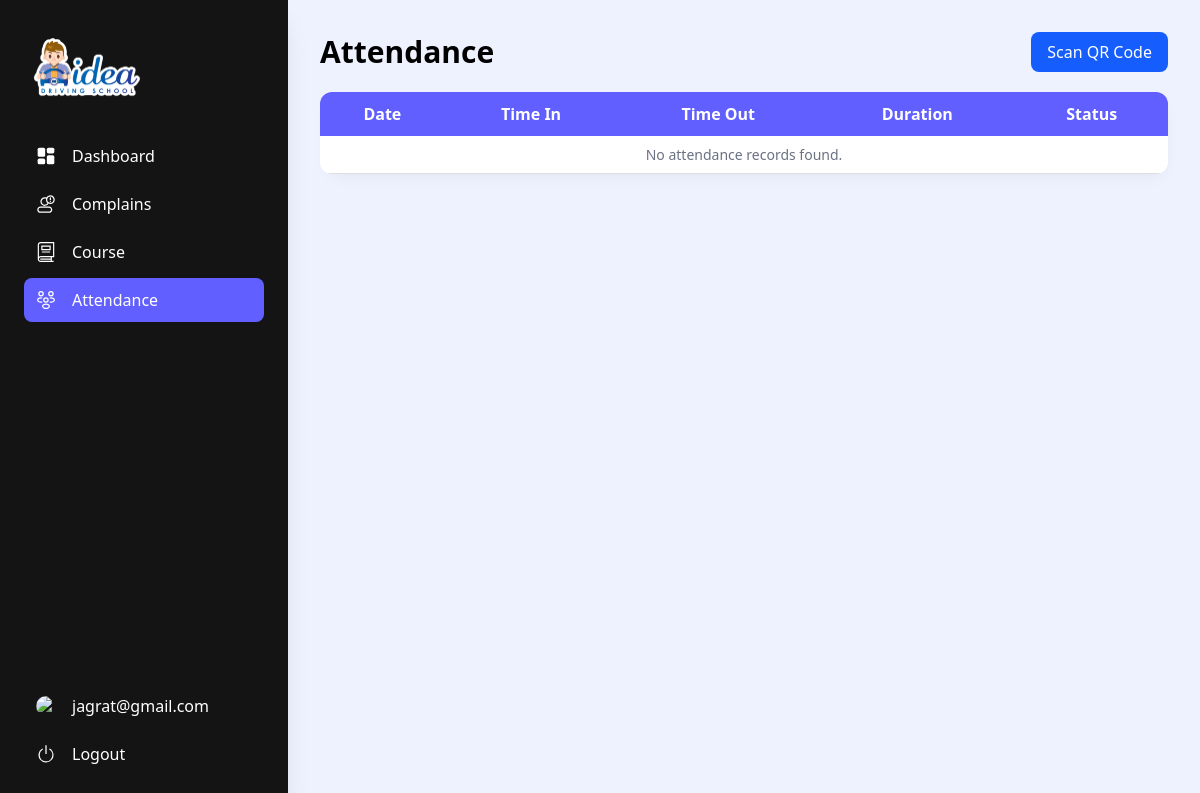
The app's page /student/manage-attendance/ (signed in), older data.
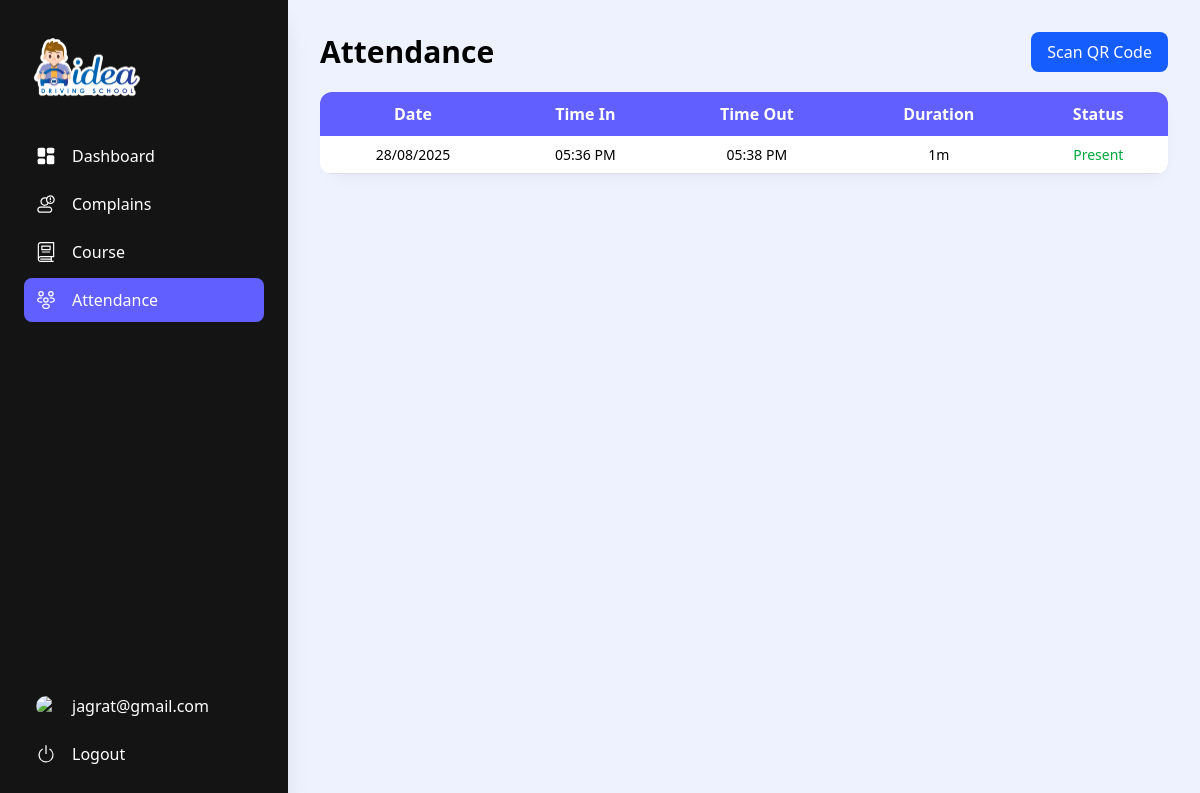
The same page, newer data.
### AdminPanel/models.py (models this page shows)
class Attendance(models.Model):
    choices = (
        ('Present', 'Present'),
        ('Absent', 'Absent'),
        ('Leave', 'Leave'),
    )
    class Meta:
        unique_together = ('student', 'date')
    student = models.ForeignKey(Student, on_delete=models.CASCADE)
    date = models.DateField()
    status = models.CharField(max_length=10,choices=choices,null=True,blank=True)
    timeIn = models.TimeField(null=True,blank=True)
    timeOut = models.TimeField(null=True,blank=True)
    is_active = models.BooleanField(default=True)
    def __str__(self):
        return self.student.user.user.first_name + ' - ' + str(self.date)

### Student/views.py (the view)
# urls.py: path('manage-attendance/',views.manage_attendance, name='manage_attendance'),
@login_required(login_url='student_signin/')
def manage_attendance(request):
    student = Student.objects.get(user__user=request.user)
    attendance_records = Attendance.objects.filter(student=student).order_by('-date')
    print(attendance_records)
    attendance_data = []
    for record in attendance_records:
        time1 = record.timeIn
        time2 = record.timeOut
        date = record.date
        if time1 and time2:
            date1 = datetime.combine(date, time1)
            date2 = datetime.combine(date, time2)
            diff = date2 - date1
        else:
            diff = None
        attendance_data.append({
            'date': record.date.strftime('%d/%m/%Y'),
            'date': record.date,
            'timeIn': record.timeIn,
            'timeOut': record.timeOut,
            'totalTime': int(diff.total_seconds() / 60) if diff else None,
            'status': 'Present' if record.status else 'Absent'
        })
    return render(request, 'student/manage-attendance.html', {'attendance_data': attendance_data})

### templates/student/manage-attendance.html (shortened to what the changed rows need)
<!DOCTYPE html>
<html lang="en">
<head>
	<script src="https://unpkg.com/@tailwindcss/browser@4"></script>
	<link href="https://unpkg.com/gridjs/dist/theme/mermaid.min.css" rel="stylesheet" />
</head>
<body>
	<section class="flex min-h-screen h-full bg-indigo-50">
		<div class="p-8 w-[calc(100vw-18rem)] ml-[18rem]">
			<div class="flex items-center justify-between">
				<div class="w-full flex items-center justify-between">
					<h1 class="text-3xl font-bold">Attendance</h1>
				</div>
			</div>
			<div class="my-5 flex items-start justify-between gap-5 bg-white rounded-xl shadow-[3px_8px_20px_-10px_#00000015] overflow-hidden">
				<table class="attendance-table">
					<thead>
						<tr>
							<th>Date</th>
							<th>Time In</th>
							<th>Time Out</th>
							<th>Duration</th>
							<th>Status</th>
						</tr>
					</thead>
					<tbody>
						{% for attendance in attendance_data %}
						<tr>
							<td>{{ attendance.date|date:"d/m/Y" }}</td>
							<td>{{ attendance.timeIn|date:"h:i A" }}</td>
							<td>{{ attendance.timeOut|date:"h:i A" }}</td>
							<td>{{ attendance.totalTime }}m</td>
							<td>
								{% if attendance.status == 'Present' %}
								<span class="text-green-600">{{ attendance.status }}</span>
								{% else %}
								<span class="text-red-600">{{ attendance.status }}</span>
								{% endif %}
							</td>
						</tr>
						{% endfor %}
						{% if not attendance_data %}
						<tr>
							<td colspan="5" class="text-center text-gray-500">No attendance records found.</td>
						</tr>
						{% endif %}
					</tbody>
				</table>
			</div>
		</div>
	</section>
</body>
</html>

Row changes from the older to the newer data that the page shows:
added Attendance: date "28/08/2025", timeIn "05:36 PM", timeOut "05:38 PM", totalTime "1", status "Present"
Text that changed along with them:
text no longer shown: "No attendance records found."
